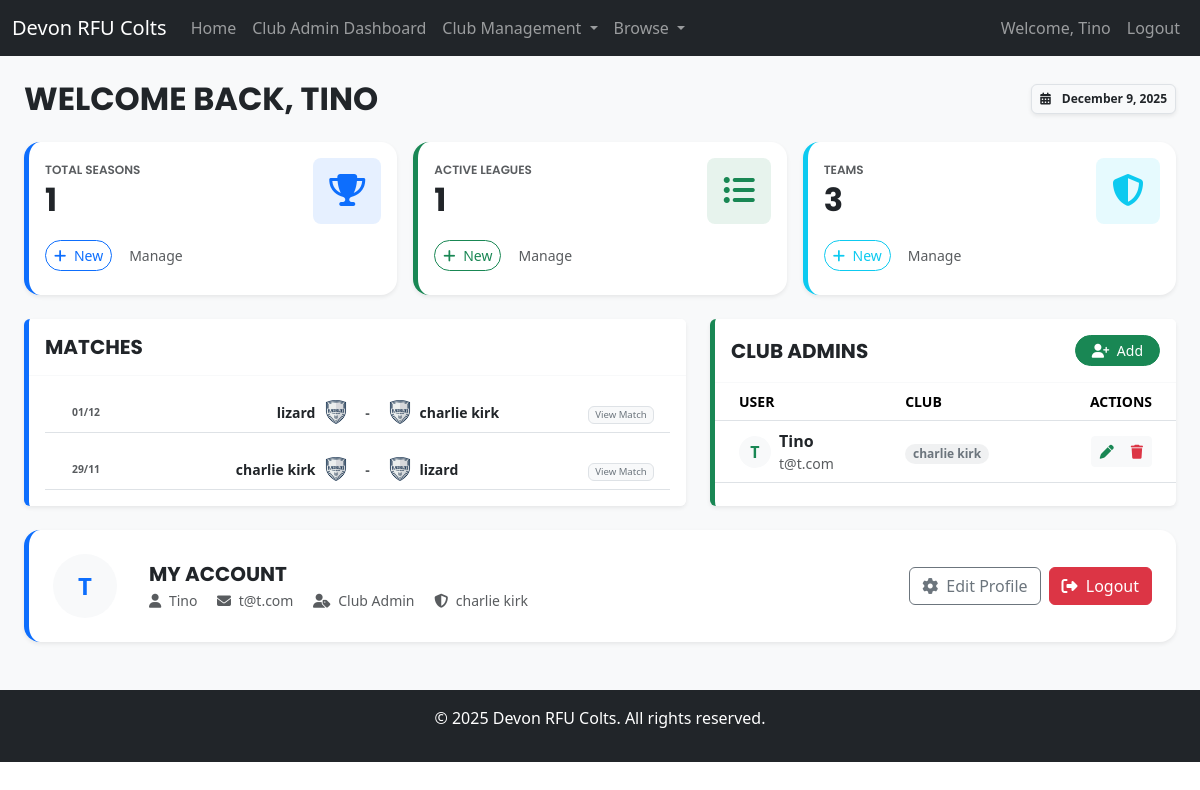
/accounts/ (signed in), run on an earlier commit of the app's database.
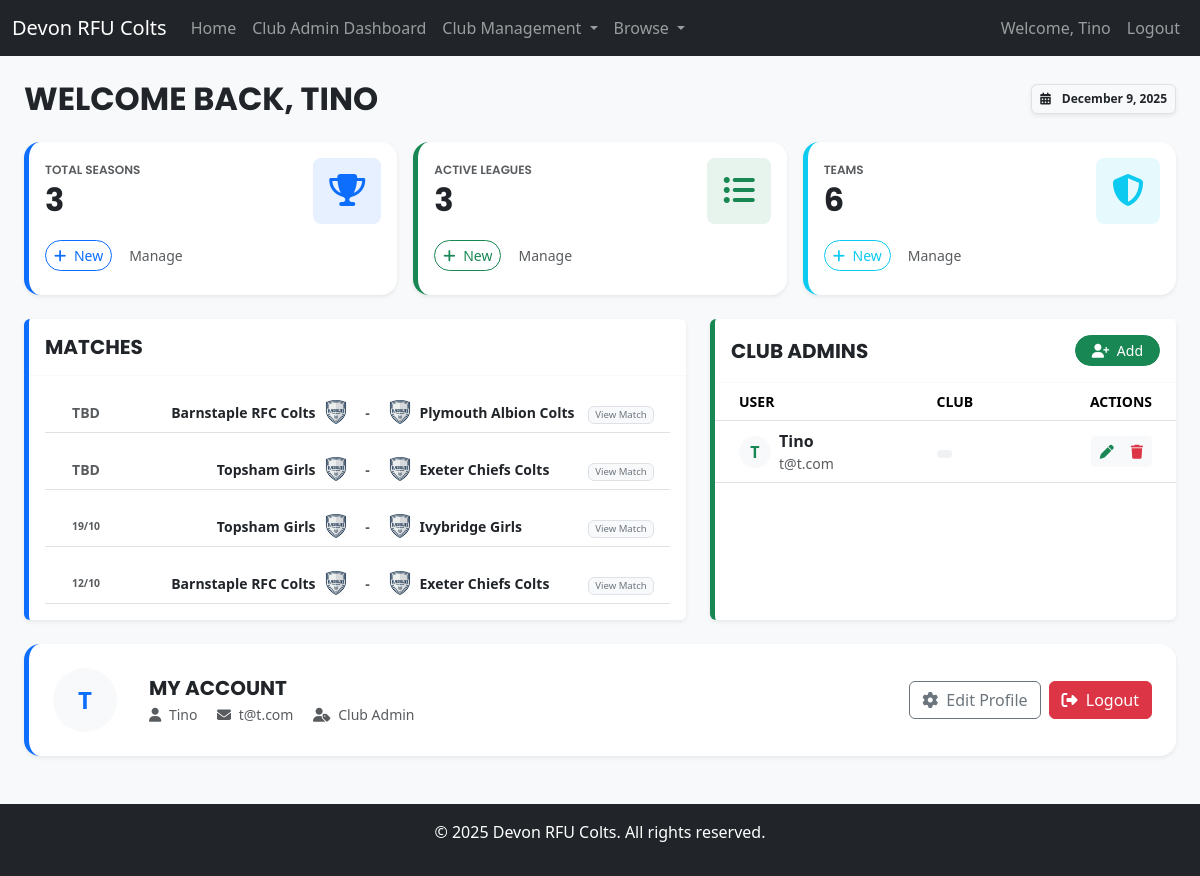
And on a later commit of the database.
### app/models.py (models this page shows, shortened)
class Match(models.Model):
    league = models.ForeignKey(League, on_delete=models.CASCADE)
    season = models.ForeignKey(Season, on_delete=models.CASCADE)
    date = models.DateField()
    time = models.TimeField()
    venue = models.CharField(max_length=100)
    home_team = models.ForeignKey(Team, on_delete=models.CASCADE, related_name='home_matches')
    away_team = models.ForeignKey(Team, on_delete=models.CASCADE, related_name='away_matches')

class Team(models.Model):
    name = models.CharField(max_length=100)
    crest = models.ImageField(upload_to='crests/', blank=True, null=True)
    team_bio = models.TextField(max_length=1000, blank=True)
    gender = models.CharField(max_length=10)
    age_group = models.CharField(max_length=20)

### accounts/models.py (models this page shows)
class CustomUser(AbstractUser):
    ROLE_CHOICES = [
        ("admin", "Admin"),
        ("club_admin", "Club Admin"),
    ]
    role = models.CharField(max_length=10, choices=ROLE_CHOICES)
    club = models.ForeignKey(
        "app.Team", null=True, blank=True, on_delete=models.SET_NULL
    )
    def is_admin(self):
        return self.role == "admin"
    def is_club_admin(self):
        return self.role == "club_admin"

### accounts/decorators.py (the view)
    @login_required
    def _wrapped_view(request, *args, **kwargs):
        if not (request.user.is_superuser or (hasattr(request.user, 'role') and request.user.role == 'admin')):
            if request.user.role == 'club_admin':
                return redirect('club_admin_dash')
            else:
                return HttpResponseForbidden("Admin access required.")
        return view_func(request, *args, **kwargs)

### accounts/views.py (called while the page is built)
@admin_required
def index(request):
    club_admins = CustomUser.objects.filter(role="club_admin")
    context = {
        "seasons": Season.objects.all().order_by("-start_date"),
        "leagues": League.objects.all(),
        "teams": Team.objects.all(),
        "club_admins": club_admins,
        "matches": Match.objects.all().order_by("-date")[:10],
    }
    return render(request, "accounts/index.html", context)

### accounts/templates/accounts/index.html (shortened to what the changed rows need)
{% extends 'accounts/base.html' %}
{% load static %}
{% block hero %}
<div class="container-fluid px-4 py-4">
    <div class="d-flex justify-content-between align-items-center mb-4">
        <div>
            <h2 class="fw-bold text-dark mb-0 text-uppercase">Welcome back, {{ user.username }}</h2>
        </div>
    </div>
    <div class="row g-3 mb-4">
        <div class="col-md-4">
            <div class="card border-primary border-0 border-start rounded-4 border-5 shadow-sm h-100 pb-3">
                <div class="card-body d-flex justify-content-between align-items-center">
                    <div>
                        <h6 class="text-uppercase text-muted fw-semibold ls-1 mb-1" style="font-size: 0.75rem;">Total Seasons</h6>
                        <h2 class="fw-bold mb-0 text-dark">{{ seasons|length }}</h2>
                    </div>
                </div>
            </div>
        </div>
        <div class="col-md-4">
            <div class="card border-success border-0 border-start rounded-4 border-5 border-0 shadow-sm h-100 pb-3">
                <div class="card-body d-flex justify-content-between align-items-center">
                    <div>
                        <h6 class="text-uppercase text-muted fw-semibold ls-1 mb-1" style="font-size: 0.75rem;">Active Leagues</h6>
                        <h2 class="fw-bold mb-0 text-dark">{{ leagues|length }}</h2>
                    </div>
                </div>
            </div>
        </div>
        <div class="col-md-4">
            <div class="card border-info border-0 border-start rounded-4 border-5 border-0 shadow-sm h-100 pb-3">
                <div class="card-body d-flex justify-content-between align-items-center">
                    <div>
                        <h6 class="text-uppercase text-muted fw-semibold ls-1 mb-1" style="font-size: 0.75rem;">Teams</h6>
                        <h2 class="fw-bold mb-0 text-dark">{{ teams|length }}</h2>
                    </div>
                </div>
            </div>
        </div>
    </div>
    <div class="row g-4">
        <div class="col-lg-7">
            <div class="card border-primary border-0 border-start border-5 shadow-sm h-100">
                <div class="card-body bg-white rounded-bottom">
                    <div id="match-summary-container" class="d-flex flex-column gap-3">
                    {% for match in matches|slice:":4" %}
    <div class="d-flex align-items-center bg-white border-bottom py-2 px-3 hover-bg-light transition-base">
        <div class="d-flex flex-column align-items-center justify-content-center me-3" style="width: 50px; min-width: 50px;">
            {% if match.date %}
                <span class="fw-bold text-muted" style="font-size: 0.65rem;">{{ match.date|date:"d/m" }}</span>
            {% else %}
                <span class="fw-bold text-muted small">TBD</span>
            {% endif %}
        </div>
        <div class="d-flex flex-grow-1 align-items-center justify-content-center">
            <div class="d-flex align-items-center justify-content-end flex-fill" style="width: 40%;">
            <a href="{% url 'team_details' match.home_team.id %}" class="text-decoration-none">
                <span class="fw-bold text-dark small text-truncate me-2 d-none d-sm-block">{{ match.home_team.name }}</span>
            </a>
                {% if match.home_team.crest %}
                    <img src="{{ match.home_team.crest.url }}" alt="{{ match.home_team.name }}" width="24" height="24" style="object-fit: contain;">
                {% else %}
                    <img src="{% static 'crest-placeholder.png' %}" alt="Home" width="24" height="24" style="object-fit: contain;">
                {% endif %}
            </div>
            <div class="px-3 text-muted fw-bold small text-center" style="width: 40px;">
                -
            </div>
            <div class="d-flex align-items-center justify-content-start flex-fill" style="width: 40%;">
                {% if match.away_team.crest %}
                    <img src="{{ match.away_team.crest.url }}" alt="{{ match.away_team.name }}" width="24" height="24" style="object-fit: contain;">
                {% else %}
                    <img src="{% static 'crest-placeholder.png' %}" alt="Away" width="24" height="24" style="object-fit: contain;">
                {% endif %}
            <a href="{% url 'team_details' match.away_team.id %}" class="text-decoration-none">
                <span class="fw-bold text-dark small text-truncate ms-2 d-none d-sm-block">{{ match.away_team.name }}</span>
            </a>
            </div>
        </div>
        <div class="d-none d-md-flex justify-content-end ms-3" style="width: 30px;">
            <a href="{% url 'match_details' match.id %}" class="text-decoration-none">
             <span class="badge bg-light text-secondary border fw-normal" style="font-size: 0.6rem;">View Match</span>
                </a>
        </div>
    </div>
                    {% endfor %}
            </div>
        </div>
            </div>
        </div>
        <div class="col-lg-5">
            <div class="card border-success border-0 border-start border-5 shadow-sm h-100">
                <div class="card-body p-0">
                    <div class="table-responsive">
                        <table class="table table-hover align-middle mb-0">
                            <thead class="bg-light text-muted small text-uppercase">
                                <tr>
                                    <th class="ps-4">User</th>
                                    <th>Club</th>
                                    <th class="text-end pe-4">Actions</th>
                                </tr>
                            </thead>
                            <tbody>
                                {% for admin in club_admins %}
                                <tr>
                                    <td class="ps-4">
                                        <div class="d-flex align-items-center">
                                            <div class="avatar-initials bg-light text-success rounded-circle me-2 d-flex justify-content-center align-items-center fw-bold" style="width: 32px; height: 32px;">
                                                {{ admin.username|slice:":1"|upper }}
                                            </div>
                                            <div>
                                                <div class="fw-bold text-dark">{{ admin.username|capfirst }}</div>
                                                <div class="small text-muted">{{ admin.email }}</div>
                                            </div>
                                        </div>
                                    </td>
                                    <td>
                                        <span class="badge bg-secondary bg-opacity-10 text-secondary rounded-pill">
                                            {{ admin.club.name }}
                                        </span>
                                    </td>
                                    <td class="text-end pe-4">
                                        <div class="btn-group">
                                            <a href="{% url 'edit_user' admin.id %}" class="btn btn-sm btn-light text-success" title="Edit">
                                                <i class="fas fa-pen"></i>
                                            </a>
                                            <a href="{% url 'delete_user' admin.id %}" class="btn btn-sm btn-light text-danger" title="Delete">
                                                <i class="fas fa-trash"></i>
                                            </a>
                                        </div>
                                    </td>
                                </tr>
                                {% empty %}
                                <tr>
                                    <td colspan="3" class="text-center py-4 text-muted">
                                        No club admins found.
                                    </td>
                                </tr>
                                {% endfor %}
                            </tbody>
                        </table>
                    </div>
                </div>
            </div>
        </div>
    </div>
</div>
<div class="container-fluid px-4 pb-5">
    <div class="card border-primary border-0 border-start rounded-4 border-5 border-0 shadow-sm">
        <div class="card-body p-4">
            <div class="d-flex align-items-center flex-wrap gap-4">
                <div class="avatar-initials bg-light text-primary rounded-circle me-2 d-flex justify-content-center align-items-center fw-bold" style="width: 64px; height: 64px; font-size: 1.5rem">
                                                {{ user.username|slice:":1"|upper }}
                                            </div>
                <div class="flex-grow-1">
                    <h5 class="fw-bold mb-1">My Account</h5>
                    <div class="text-muted small">
                        <span class="me-3"><i class="fas fa-user me-1"></i> {{ user.username|capfirst }}</span>
                        <span class="me-3"><i class="fas fa-envelope me-1"></i> {{ user.email }}</span>
                        {% if user.role == "club_admin" %}
                            <span class="me-3"><i class="fas fa-user-tag me-1"></i> Club Admin</span>
                            {% if user.club %}
                            <span class="me-3"><i class="fas fa-shield-alt me-1"></i> {{ user.club.name }}</span>
                        {% endif %}
                        {% else %}
                            <span class="me-3"><i class="fas fa-user-tag me-1"></i> Admin</span>
                        {% endif %}
                    </div>
                </div>
                <div class="d-flex gap-2">
                    <a href="{% url 'edit_user' user.id %}" class="btn btn-outline-secondary">
                    </a>
                    <a href="{% url 'logout' %}" class="btn btn-danger">
                    </a>
                </div>
            </div>
        </div>
    </div>
</div>
{% endblock %}

### accounts/templates/accounts/base.html (shortened to what this page needs)
<!DOCTYPE html>
<html lang="en">
<head>
  <link rel="stylesheet" href="/static/auth.css" />
  <link rel="stylesheet" href="/static/styles.css" />
  <link href="https://cdn.jsdelivr.net/npm/bootstrap@5.3.8/dist/css/bootstrap.min.css" rel="stylesheet"
 />
</head>
<body>
  <nav class="navbar navbar-expand-lg navbar-dark bg-dark">
    <div class="container-fluid">
      <a class="navbar-brand" href="{% url 'index' %}">Devon RFU Colts</a>
      <div class="collapse navbar-collapse" id="navbarNav">
        <ul class="navbar-nav me-auto">
          <li class="nav-item">
            <a class="nav-link" href="{% url 'index' %}">Home</a>
          </li>
          {% if user.is_authenticated and user.is_club_admin %}
          <li class="nav-item">
            <a class="nav-link" href="{% url 'club_admin_dash' %}">Club Admin Dashboard</a>
          </li>
          <li class="nav-item dropdown">
            <a class="nav-link dropdown-toggle" href="#" id="navbarClubAdminDropdown" role="button" data-bs-toggle="dropdown" aria-expanded="false">
              Club Management
            </a>
          </li>
          {% endif %}
          <li class="nav-item dropdown">
            <a class="nav-link dropdown-toggle" href="#" id="navbarBrowseDropdown" role="button" data-bs-toggle="dropdown" aria-expanded="false">
              Browse
            </a>
          </li>
        </ul>
        <ul class="navbar-nav">
          {% if user.is_authenticated %}
          <li class="nav-item">
            <a class="nav-link" href="{% url 'index' %}">Welcome, {{ user.username|capfirst }}</a>
          </li>
          <li class="nav-item">
            <a class="nav-link" href="{% url 'logout' %}">Logout</a>
          </li>
          {% endif %}
        </ul>
      </div>
    </div>
  </nav>
  <header class="jumbotron jumbotron-fluid bg-light">
    {% block hero %}
    {% endblock %}
  </header>
  <footer class="bg-dark text-white text-center py-3">
    <p>&copy; 2025 Devon RFU Colts. All rights reserved.</p>
  </footer>
</body>
</html>

What changed in the data, as far as the page shows it:
removed Match: date "01/12", home_team.name "lizard", away_team.name "charlie kirk"
removed Match: date "29/11", home_team.name "charlie kirk", away_team.name "lizard"
changed CustomUser "Tino": club.name "charlie kirk" → (not shown); club_id 1 → empty (drawn)
added Match: shows "TBD", home_team.name "Barnstaple RFC Colts", away_team.name "Plymouth Albion Colts"
added Match: shows "TBD", home_team.name "Topsham Girls", away_team.name "Exeter Chiefs Colts"
added Match: date "19/10", home_team.name "Topsham Girls", away_team.name "Ivybridge Girls"
added Match: date "12/10", home_team.name "Barnstaple RFC Colts", away_team.name "Exeter Chiefs Colts"
Also different on the page:
{{ seasons|length }}: "1" → "3"
{{ leagues|length }}: "1" → "3"
{{ teams|length }}: "3" → "6"
